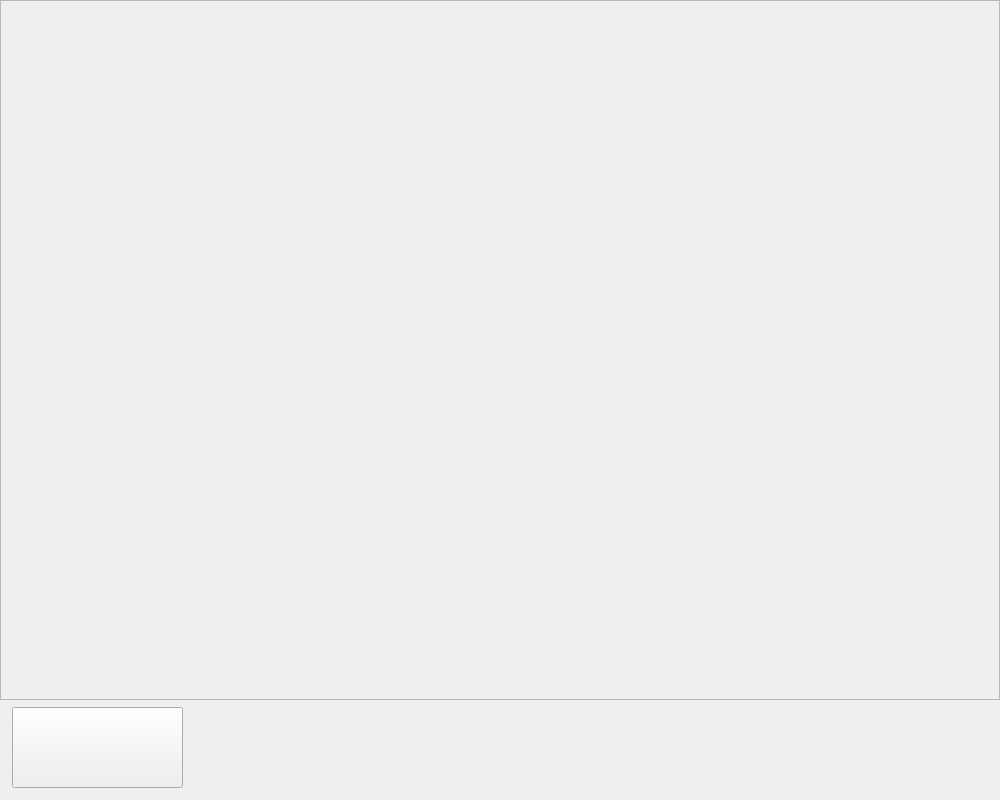
<?xml version="1.0" encoding="UTF-8"?>
<ui version="4.0">
 <class>Form</class>
 <widget class="QWidget" name="Form">
  <property name="geometry">
   <rect>
    <x>0</x>
    <y>0</y>
    <width>1000</width>
    <height>800</height>
   </rect>
  </property>
  <property name="minimumSize">
   <size>
    <width>1000</width>
    <height>800</height>
   </size>
  </property>
  <property name="windowTitle">
   <string>Form</string>
  </property>
  <widget class="QPushButton" name="backButton">
   <property name="geometry">
    <rect>
     <x>12</x>
     <y>707</y>
     <width>171</width>
     <height>81</height>
    </rect>
   </property>
   <property name="text">
    <string/>
   </property>
   <property name="icon">
    <iconset>
     <normaloff>icons/down-left.png</normaloff>icons/down-left.png</iconset>
   </property>
   <property name="iconSize">
    <size>
     <width>80</width>
     <height>80</height>
    </size>
   </property>
  </widget>
  <widget class="QScrollArea" name="scrollArea">
   <property name="geometry">
    <rect>
     <x>0</x>
     <y>0</y>
     <width>1000</width>
     <height>700</height>
    </rect>
   </property>
   <property name="minimumSize">
    <size>
     <width>1000</width>
     <height>700</height>
    </size>
   </property>
   <property name="horizontalScrollBarPolicy">
    <enum>Qt::ScrollBarAlwaysOff</enum>
   </property>
   <property name="widgetResizable">
    <bool>true</bool>
   </property>
   <widget class="QWidget" name="mainWidget">
    <property name="geometry">
     <rect>
      <x>0</x>
      <y>0</y>
      <width>998</width>
      <height>698</height>
     </rect>
    </property>
    <property name="minimumSize">
     <size>
      <width>0</width>
      <height>0</height>
     </size>
    </property>
    <layout class="QVBoxLayout" name="verticalLayout">
     <property name="spacing">
      <number>5</number>
     </property>
     <property name="leftMargin">
      <number>10</number>
     </property>
     <property name="topMargin">
      <number>10</number>
     </property>
     <property name="rightMargin">
      <number>10</number>
     </property>
     <property name="bottomMargin">
      <number>10</number>
     </property>
    </layout>
   </widget>
  </widget>
 </widget>
 <resources/>
 <connections/>
</ui>
